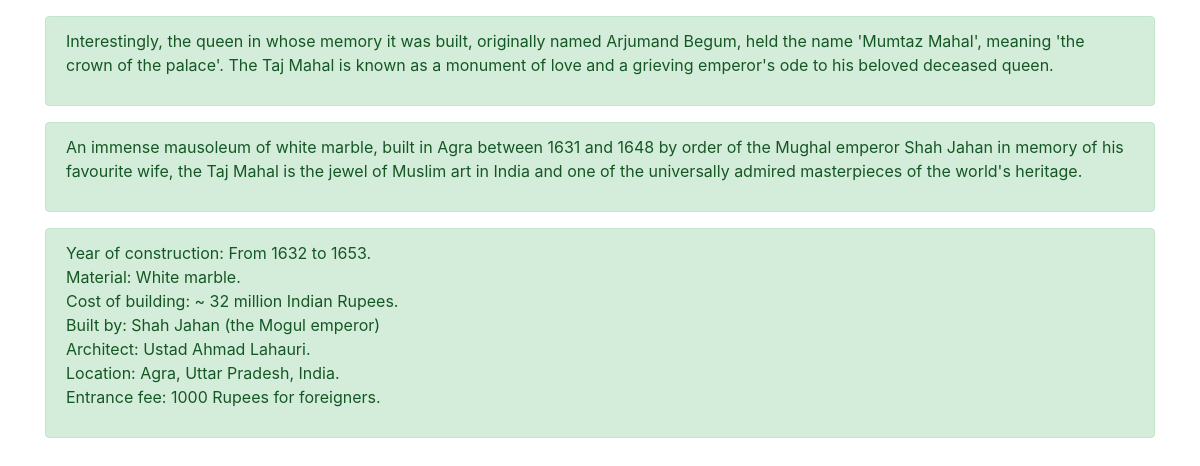
The app's page /answers/18 with its own data.
### myapp/models.py (models this page shows)
class AnswerModel(models.Model):
	user=models.ForeignKey(User,on_delete=models.CASCADE)
	qn=models.ForeignKey(QuestionModel,on_delete=models.CASCADE)
	answer=models.TextField(max_length=1000)
	pic=models.ImageField(upload_to="anspic/",blank=True)
	approval_status=models.CharField(max_length=30,choices=Approval,default='pending')
	status=models.BooleanField(default=True)
	created_on=models.DateTimeField(auto_now=True)
	updated_on=models.DateTimeField(auto_now=True)
	up_vote=models.IntegerField(default=0)
	down_vote=models.IntegerField(default=0)
	def __str__(self):
		return self.answer

### myapp/views.py (the view)
# urls.py: path('answers/<int:pk>', Answers.as_view(), name='answers'),
class Answers(View):
	template_name='answers.html'
	def get(self,request,pk):
		data=QuestionModel.objects.get(id=pk)
		answerdata=AnswerModel.objects.filter(qn=data)
		return render(request,self.template_name,{'answerdata':answerdata})

### templates/answers.html (shortened to what this page needs)
<!DOCTYPE html>
<html lang="en">
<head>
  <link rel="stylesheet" href="https://maxcdn.bootstrapcdn.com/bootstrap/4.5.2/css/bootstrap.min.css">
</head>
<body>
<div class="container mt-3">
        {% for i in answerdata %}
        <div class="alert alert-success">
            {{ i|linebreaks }}
        </div>
        {% endfor %}
</div>
</body>
</html>

### records on screen
AnswerModel: answer "Interestingly, the queen in whose memory it was built, originally named Arjumand Begum, held the name 'Mumtaz Mahal', meaning 'the crown of the palace'. The Taj Mahal is known as a monument of love and a grieving emperor's ode to his beloved deceased queen."
AnswerModel: answer "An immense mausoleum of white marble, built in Agra between 1631 and 1648 by order of the Mughal emperor Shah Jahan in memory of his favourite wife, the Taj Mahal is the jewel of Muslim art in India and one of the universally admired masterpieces of the world's heritage."
AnswerModel: answer "Year of construction: From 1632 to 1653. Material: White marble. Cost of building: ~ 32 million Indian Rupees. Built by: Shah Jahan (the Mogul emperor) Architect: Ustad Ahmad Lahauri. Location: Agra, Uttar Pradesh, India. Entrance fee: 1000 Rupees for foreigners."
